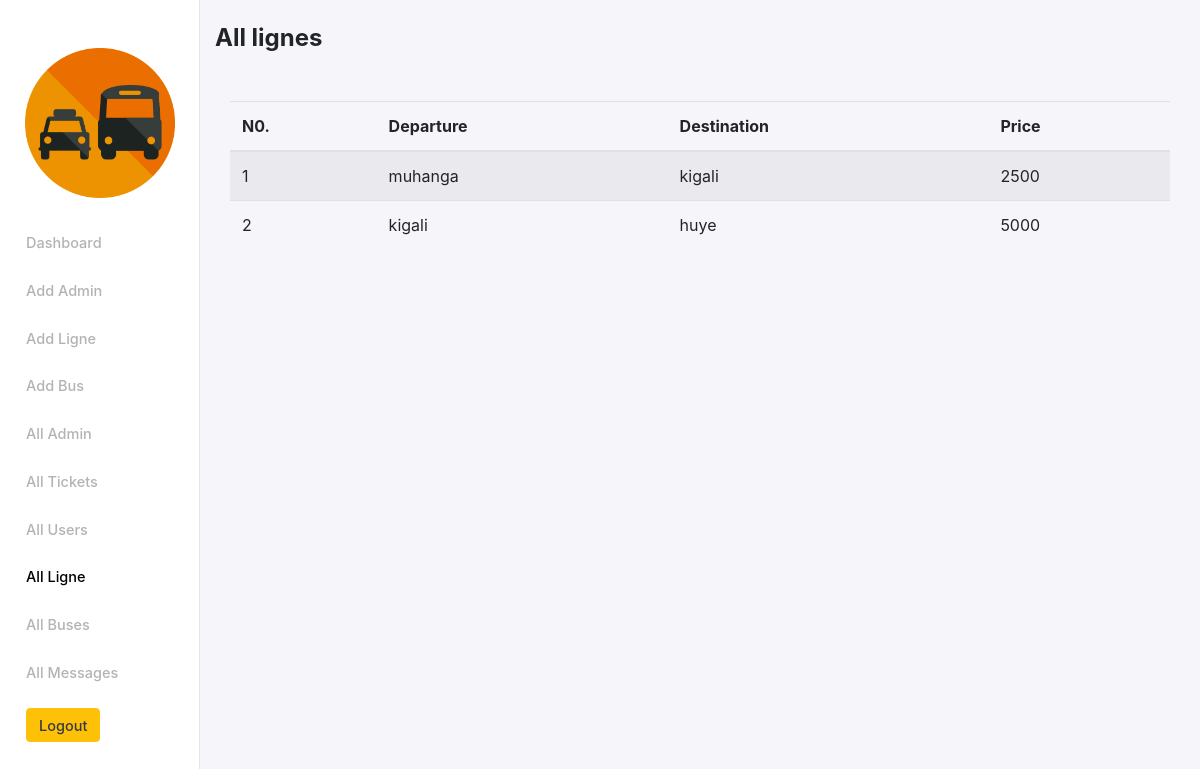
/Dashboard/allLigne.php (signed in), run on the app's committed database.
### tables this page shows
CREATE TABLE `ligne` (
  `ligne_id` int(11) NOT NULL,
  `departure` varchar(255) NOT NULL,
  `destination` varchar(255) NOT NULL,
  `price` double NOT NULL,
  `created_at` timestamp NOT NULL DEFAULT current_timestamp()
);

### Dashboard/allLigne.php (the view, shortened to what this page needs)
<?php
include('./db-connect.php');
$sql = 'SELECT * FROM ligne ORDER BY created_at';
$result = mysqli_query($conn,$sql);
$lignes = mysqli_fetch_all($result, MYSQLI_ASSOC);
?>
<!DOCTYPE html>
<html lang="en">
<head>
    <link rel="stylesheet" href="https://cdn.jsdelivr.net/npm/bootstrap@4.6.0/dist/css/bootstrap.min.css">
    <link rel="stylesheet" href="../styles/bootstrap-4.3.1-dist/css/bootstrap.min.css">
    <link rel="stylesheet" href="../styles/Sidebar.css">
    <link rel="stylesheet" href="../styles/index.css">
</head>
<body>
    <div class="wrapper" style="background-color: #f6f5fa">
        <div class="container-fluid">
          <div class="row">
            <nav class="col-md-2 d-none d-md-block sidebar">
                <div class="sidebar-sticky">
                  <div class="sidebar-img text-center mt-5">
                    <p><img src="../img/icon.png" alt="Logo" width="150" height="150" /></p>
                  </div>
                  <ul class="nav flex-column dash-nav">
                  <li class="nav-item"><a href="dashboard.php" class="nav-link">Dashboard</a></li>
                    <li class="nav-item"><a href="addAdmin.php" class="nav-link">Add Admin</a></li>
                    <li class="nav-item"><a href="addLigne.php" class="nav-link">Add Ligne</a></li>
                    <li class="nav-item"><a href="addBus.php" class="nav-link">Add Bus</a></li>
                    <li class="nav-item"><a href="allAdmin.php"class="nav-link">All Admin</a></li>
                    <li class="nav-item"><a href="allTickets.php"class="nav-link">All Tickets</a></li>
                    <li class="nav-item"><a href="allUsers.php"class="nav-link">All Users</a></li>
                    <li class="nav-item"><a href="allLigne.php"class="nav-link active">All Ligne</a></li>
                    <li class="nav-item"><a href="allBuses.php"class="nav-link">All Buses</a></li>
                    <li class="nav-item"><a href="allMessages.php"class="nav-link">All Messages</a></li>
                    <li class="nav-item ml-3"><button type="button" class="btn btn-warning py-1 mt-3"><a href="logout.php" class="text-dark">Logout</a></button></li>
                  </ul>
                </div>
              </nav>
            <main role="main" class="col-md-9 ml-sm-auto col-lg-10 main-content pb-4"style="background-color: #f6f5fa">
              <h4 class=" font-weight-bold mt-4" style="font-size: 18">
                All lignes
              </h4>
              <div class="container-fluid mt-5">
                <div class="mt-5">
                    <div class="table-responsive">
                      <table class="table table-striped">
                        <thead>
                          <tr>
                            <th scope="col">N0.</th>
                            <th scope="col">Departure</th>
                            <th scope="col">Destination</th>
                            <th scope="col">Price</th>
                          </tr>
                        </thead>
                        <tbody>
                        <?php $no=0;foreach($lignes as $ligne): ?>
                            <tr>
                              <td><?php echo ++$no; ?></td>
                              <td><?php echo $ligne['departure']; ?></td>
                              <td><?php echo $ligne['destination']; ?></td>
                              <td><?php echo $ligne['price']; ?></td>
                            </tr>
                        <?php endforeach; ?>
                        </tbody>
                      </table>
                    </div>
                  </div>
              </div>
            </main>
          </div>
        </div>
      </div>
</body>
</html>

### styles/Sidebar.css (style rules this page uses)
.sidebar { position: fixed !important; top: 0; bottom: 0; left: 0; z-index: 100; padding: 0px !important; padding-top: 0px !important; box-shadow: inset -1px 0 0 rgba(0, 0, 0, 0.1); background-color: #fff !important; }
.sidebar-sticky { position: relative; top: 0; height: calc(100vh - 48px); padding-top: 0px; overflow-x: hidden; overflow-y: auto; }
.sidebar .dash-nav { width: 90%; margin: auto; }
.sidebar a { font-weight: 500; color: #b3b3b3; margin: auto !important; margin: 0px !important; margin-left: 0px !important; margin-top: 10px !important; transition: all 0.5s !important; font-size: 14.5px; }
.sidebar .nav-link.active { color: black; font-size: 14.5px; }

### styles/index.css (style rules this page uses)
.wrapper { background-color: #f6f5fa; width: 100%; height: 100vh; }

### data on the page
ligne: departure "muhanga", destination "kigali", price "2500"
ligne: departure "kigali", destination "huye", price "5000"
